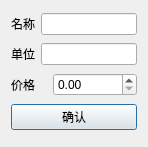
<?xml version="1.0" encoding="UTF-8"?>
<ui version="4.0">
 <class>GoodsAddDialog</class>
 <widget class="QDialog" name="GoodsAddDialog">
  <property name="windowModality">
   <enum>Qt::ApplicationModal</enum>
  </property>
  <property name="geometry">
   <rect>
    <x>0</x>
    <y>0</y>
    <width>148</width>
    <height>147</height>
   </rect>
  </property>
  <property name="minimumSize">
   <size>
    <width>148</width>
    <height>147</height>
   </size>
  </property>
  <property name="maximumSize">
   <size>
    <width>148</width>
    <height>147</height>
   </size>
  </property>
  <property name="windowTitle">
   <string>添加商品</string>
  </property>
  <property name="windowOpacity">
   <double>0.900000000000000</double>
  </property>
  <layout class="QVBoxLayout" name="verticalLayout">
   <item>
    <layout class="QHBoxLayout" name="horizontalLayout">
     <item>
      <widget class="QLabel" name="label">
       <property name="text">
        <string>名称</string>
       </property>
      </widget>
     </item>
     <item>
      <widget class="QLineEdit" name="nameEdit"/>
     </item>
    </layout>
   </item>
   <item>
    <layout class="QHBoxLayout" name="horizontalLayout_2">
     <item>
      <widget class="QLabel" name="label_2">
       <property name="text">
        <string>单位</string>
       </property>
      </widget>
     </item>
     <item>
      <widget class="QLineEdit" name="unitEdit"/>
     </item>
    </layout>
   </item>
   <item>
    <layout class="QHBoxLayout" name="horizontalLayout_3">
     <item>
      <widget class="QLabel" name="label_3">
       <property name="text">
        <string>价格</string>
       </property>
      </widget>
     </item>
     <item>
      <widget class="QDoubleSpinBox" name="priceEdit">
       <property name="maximum">
        <double>9999999.000000000000000</double>
       </property>
      </widget>
     </item>
    </layout>
   </item>
   <item>
    <widget class="QPushButton" name="pushButton">
     <property name="text">
      <string>确认</string>
     </property>
    </widget>
   </item>
  </layout>
 </widget>
 <resources/>
 <connections/>
</ui>
